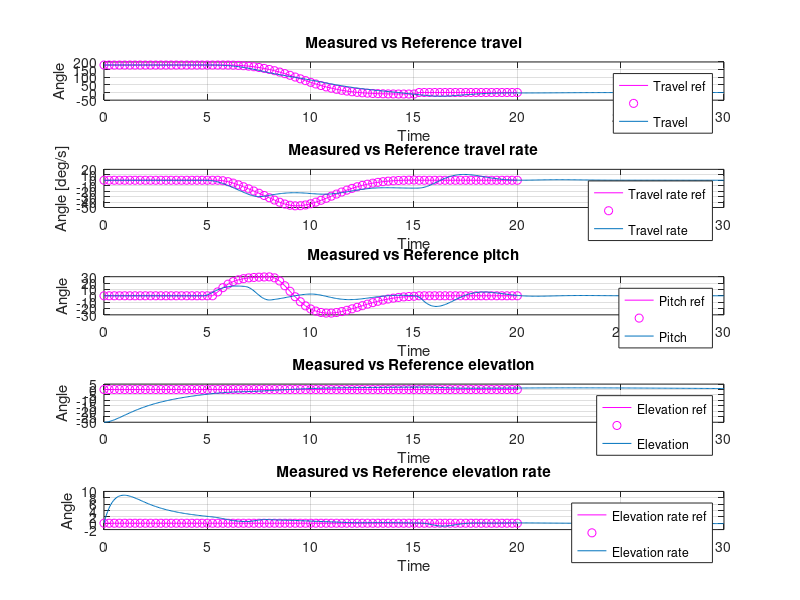

This figure's MATLAB source:
close all
clear
clc

%Lab3
data2 = load('heliSimLab4Conpi6.mat')
time = data2.ans(1,:);
travel = data2.ans(2,:);
travel_rate = data2.ans(3,:);
pitch = data2.ans(4,:);
elevation = data2.ans(6,:);
elevation_rate = data2.ans(7,:);

%Ref
data3 = load('x_ref.mat')
data3.x_ref = data3.x_ref';
time3 = data3.x_ref(1,:)

travel_ref = data3.x_ref(2,:)
travel_ref = rad2deg(travel_ref);

travel_rate_ref = data3.x_ref(3,:)
travel_rate_ref = rad2deg(travel_rate_ref);

pitch_ref = data3.x_ref(4,:);
pitch_ref = rad2deg(pitch_ref);

elevation_ref = data3.x_ref(6,:);
elevation_ref = rad2deg(elevation_ref);

elevation_rate_ref = data3.x_ref(7,:);
elevation_rate_ref = rad2deg(elevation_rate_ref);

%% Comparison between reference and measured travel and pitch
figure()
subplot(5,1,1)
plot(time3, travel_ref, 'm', time3, travel_ref, 'mo')
hold on
plot(time, travel)
title('Measured vs Reference travel')
legend('Travel ref','' ,'Travel')
grid on
xlabel('Time')
ylabel('Angle')

subplot(5,1,2)
plot(time3, travel_rate_ref, 'm', time3, travel_rate_ref, 'mo')
hold on
plot(time, travel_rate)
title('Measured vs Reference travel rate')
legend('Travel rate ref','' ,'Travel rate')
grid on
xlabel('Time')
ylabel('Angle [deg/s]')

subplot(5,1,3)
plot(time3, pitch_ref, 'm', time3, pitch_ref, 'mo')
hold on
plot(time, pitch)
title('Measured vs Reference pitch')
legend('Pitch ref','','Pitch')
grid on
xlabel('Time')
ylabel('Angle')

subplot(5,1,4)
plot(time3, elevation_ref, 'm', time3, elevation_ref, 'mo')
hold on
plot(time, elevation)
title('Measured vs Reference elevation')
legend('Elevation ref','','Elevation')
grid on
xlabel('Time')
ylabel('Angle')

subplot(5,1,5)
plot(time3, elevation_rate_ref, 'm', time3, elevation_rate_ref, 'mo')
hold on
plot(time, elevation_rate)
title('Measured vs Reference elevation rate')
legend('Elevation rate ref','','Elevation rate')
grid on
xlabel('Time')
ylabel('Angle')